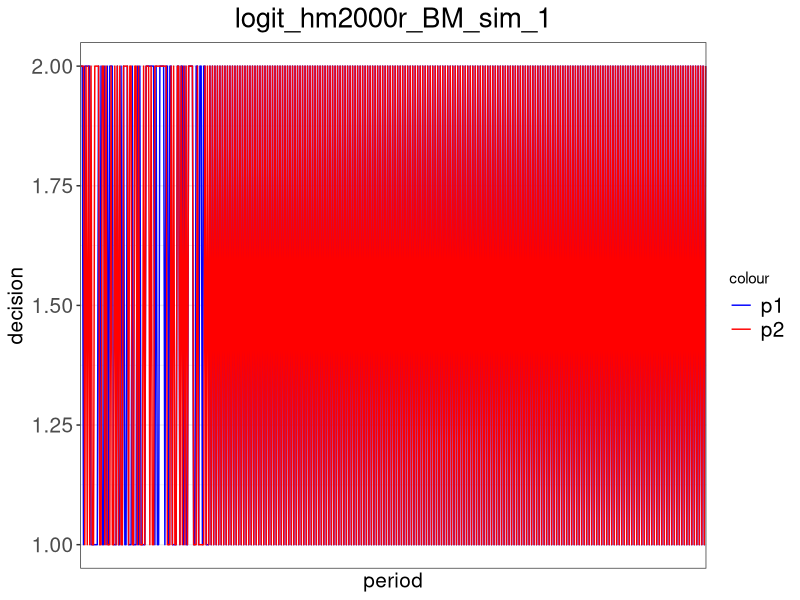
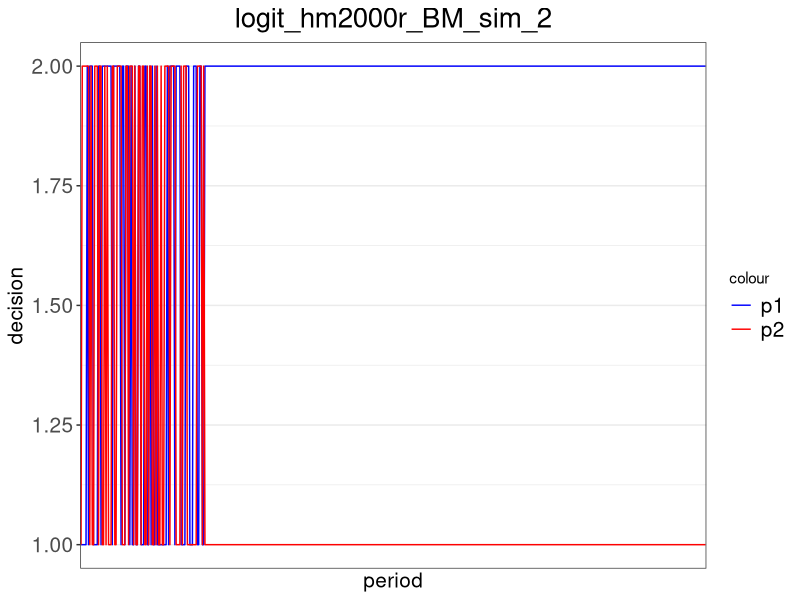
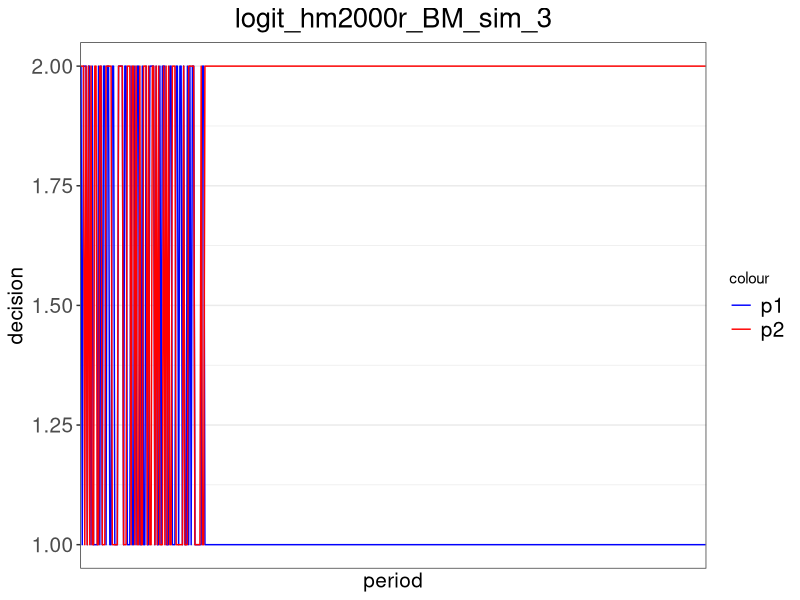
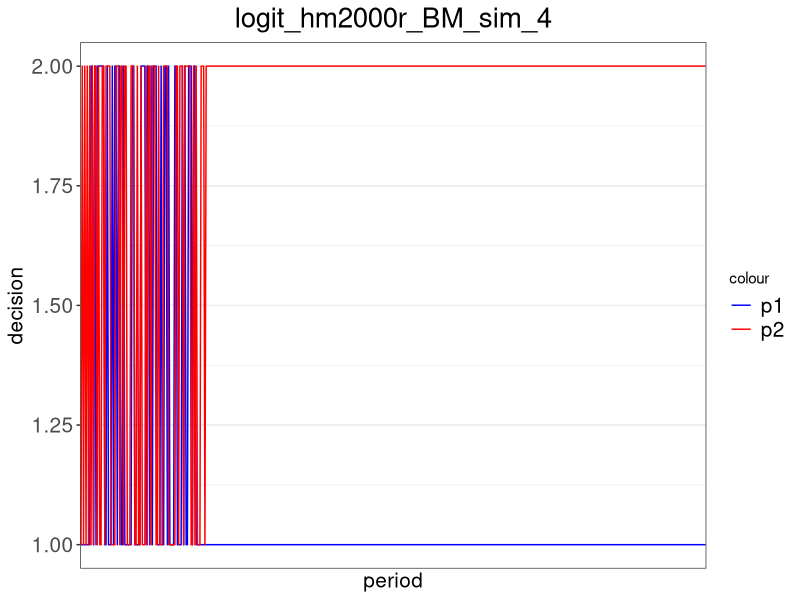
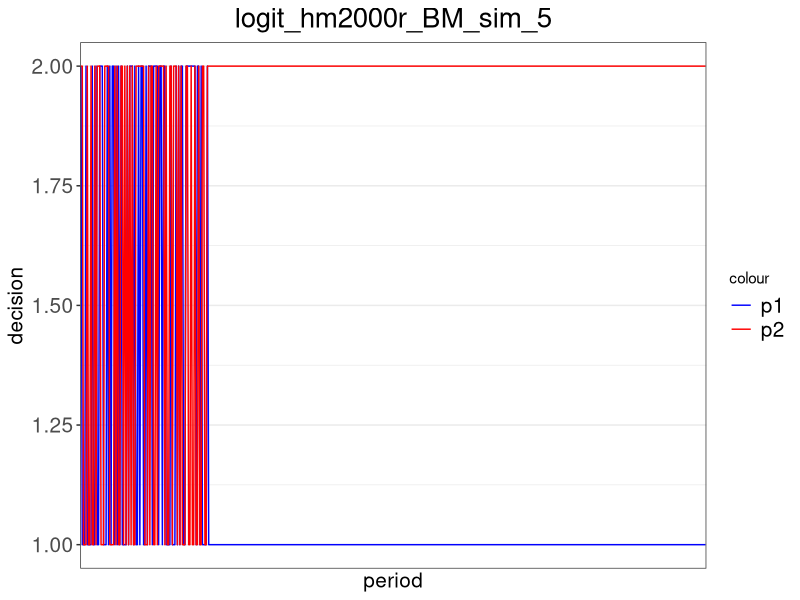
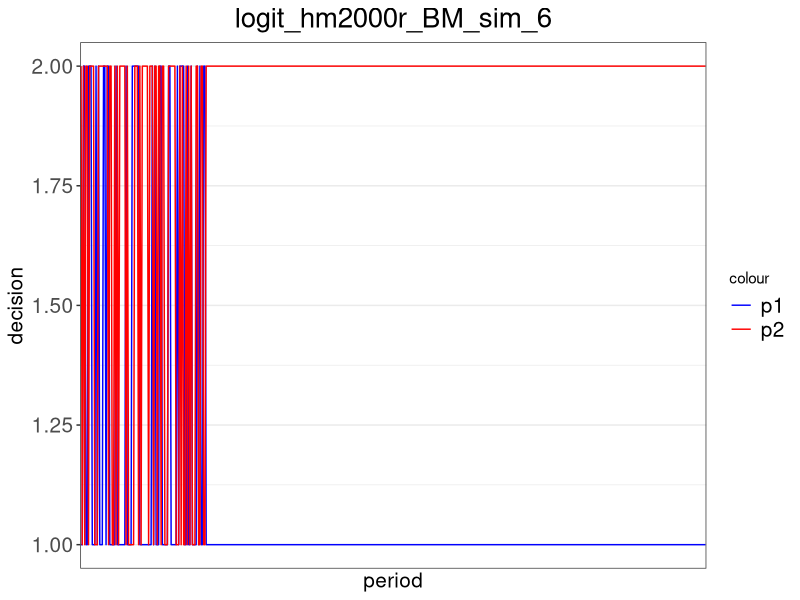
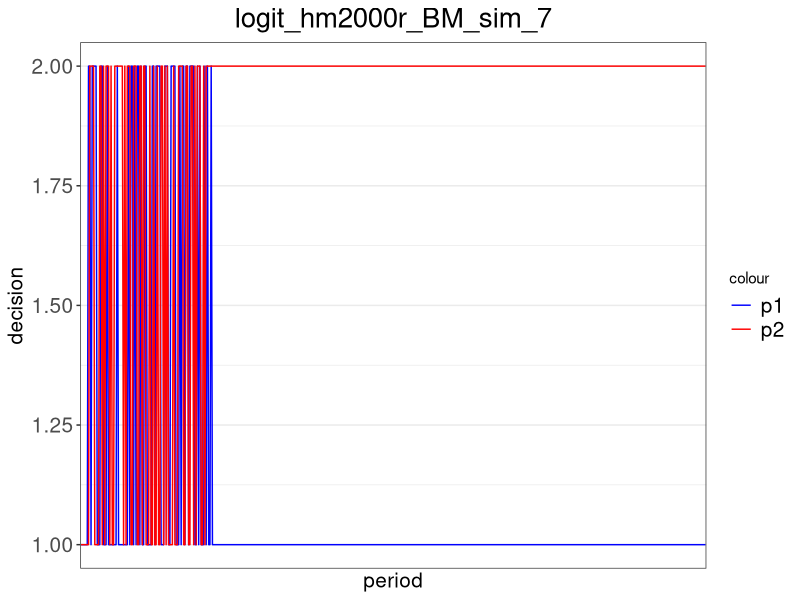
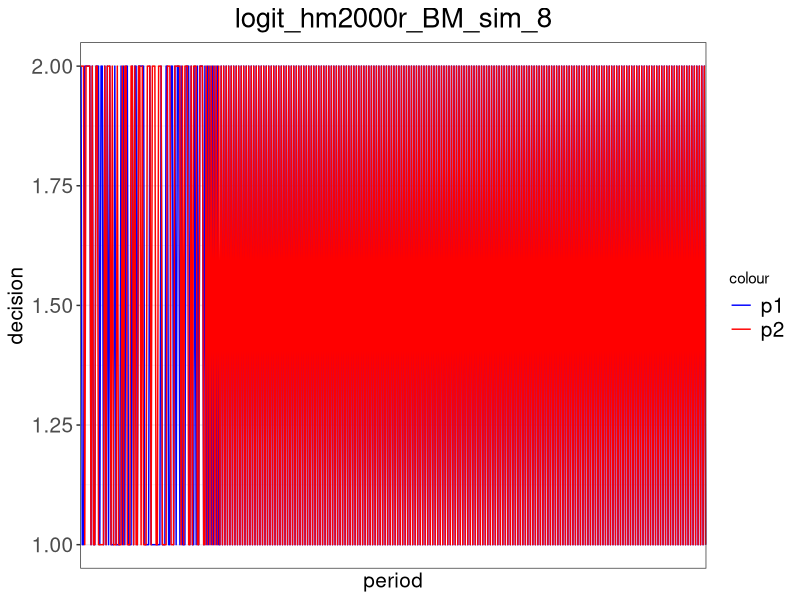

Reproduce these figures in R, in order.
##### Package and Payoff #####
# add package
library(ggplot2)

# set up the payoff matrix
pay_chicken = matrix(c(100,200,600,500),2,2) # payoff matrix 2x2

# build the payoff function (chicken, can be switched to MV)
payoff = function(my_choice, your_choice){
  return(pay_chicken[my_choice, your_choice])
}


##### HM2000 (regret1) #####
# build the regret function for action m (m is 1,2,or 3) under hm2000
regret_hm2000 = function(m, iteration, my_history, your_history){
  
  # calculate the length of history
  len_history = iteration - 1
  
  # get my most recent decision
  lastchoice = my_history[len_history]
  
  # create a regret payoff term
  my_regret = rep(0, len_history)
  
  # loop over previous periods to replace the choice with decision 1
  for (i in 1:len_history){
    if (my_history[i] == lastchoice){
      my_regret[i] = payoff(m, your_history[i])
    }
    else{
      my_regret[i] = payoff(my_history[i], your_history[i])
    }
  }
  
  # calculate and return the regret
  return(mean(my_regret))
}


# build the decision function based on the regret function under hm2000
decision_hm2000 = function(mu, iteration, my_history, your_history){
  
  # get my most recent decision
  lastchoice = my_history[iteration-1]
  
  # compute regret for all possible decisions
  regret1 = regret_hm2000(1, iteration, my_history, your_history)
  regret2 = regret_hm2000(2, iteration, my_history, your_history)
  
  # calculate the decision when my last choice is 1
  if (lastchoice == 1){
    if (regret1 >= regret2){return(1)}
    else{
      # switch with a positive probability from 1 to 2
      seed = runif(1,0,1)
      prob = (regret2-regret1)/mu
      if (seed <= prob){return(2)}
      else{return(1)}
    }
  }
  
  # calculate the decision when my last choice is 2
  if (lastchoice == 2){
    if (regret1 <= regret2){return(2)}
    else{
      # switch with a positive probability from 2 to 1
      seed = runif(1,0,1)
      prob = (regret1-regret2)/mu
      if (seed <= prob){return(1)}
      else{return(2)}
    }
  }
}


# build the decision function based on logit response
decision_hm2000_logit = function(mu, beta, iteration, my_history, your_history){
  
  # compute regret for all possible decisions
  regret1 = regret_hm2000(1, iteration, my_history, your_history)
  regret2 = regret_hm2000(2, iteration, my_history, your_history)
  
  # using logit response to calculate the probability of choosing each strategy
  prob = c(0,0)
  prob[1] = exp(beta[1]*regret1)/(exp(beta[1]*regret1) + exp(beta[2]*regret2))
  prob[2] = exp(beta[2]*regret2)/(exp(beta[1]*regret1) + exp(beta[2]*regret2))
  
  # randomly determine the decision
  seed = runif(1,0,1)
  if (seed <= prob[1]){return(1)}
  else{return(2)}
}


##### Average Historical Payoff (regret2) #####
# build the regret function for action m (m is 1,2,or 3) under average historical payoff
regret_avgpay = function(m, iteration, my_history, your_history){
  
  # calculate the length of history
  len_history = iteration - 1
  
  # create a regret payoff term
  my_regret = 0
  period = 0
  
  # loop over previous periods to calculate the total historical payoff
  for (i in 1:len_history){
    if (my_history[i] == m){
      my_regret = my_regret + payoff(my_history[i], your_history[i])
      period = period + 1
    }
  }
  
  # return the average historical payoff
  if (period == 0){return(0)}
  else{
    return(my_regret/period)
  }
}


# build the decision function based on the regret function under average historical payoff
decision_avgpay = function(mu, iteration, my_history, your_history){
  
  # get my most recent decision
  lastchoice = my_history[iteration-1]
  
  # compute regret for all possible decisions
  regret1 = regret_avgpay(1, iteration, my_history, your_history)
  regret2 = regret_avgpay(2, iteration, my_history, your_history)
  
  # calculate the decision when my last choice is 1
  if (lastchoice == 1){
    if (regret1 >= regret2){return(1)}
    else{
      # switch with a positive probability from 1 to 2
      seed = runif(1,0,1)
      prob = (regret2-regret1)/mu
      if (seed <= prob){return(2)}
      else{return(1)}
    }
  }
  
  # calculate the decision when my last choice is 2
  if (lastchoice == 2){
    if (regret1 <= regret2){return(2)}
    else{
      # switch with a positive probability from 2 to 1
      seed = runif(1,0,1)
      prob = (regret1-regret2)/mu
      if (seed <= prob){return(1)}
      else{return(2)}
    }
  }
}


# build the decision function based on logit response
decision_avgpay_logit = function(mu, beta, iteration, my_history, your_history){
  
  # compute regret for all possible decisions
  regret1 = regret_avgpay(1, iteration, my_history, your_history)
  regret2 = regret_avgpay(2, iteration, my_history, your_history)
  
  # using logit response to calculate the probability of choosing each strategy
  prob = c(0,0)
  prob[1] = exp(beta[1]*regret1)/(exp(beta[1]*regret1) + exp(beta[2]*regret2))
  prob[2] = exp(beta[2]*regret2)/(exp(beta[1]*regret1) + exp(beta[2]*regret2))
  
  # randomly determine the decision
  seed = runif(1,0,1)
  if (seed <= prob[1]){return(1)}
  else{return(2)}
}


##### HM2000 revised (regret3) #####
# build the regret function for action m (m is 1,2,or 3) under hm2000 revised
regret_hm2000r = function(m, iteration, my_history, your_history){
  
  # calculate the length of history
  len_history = iteration - 1
  
  # get my most recent decision
  lastchoice = my_history[len_history]
  
  # create a regret payoff term
  my_regret = 0
  period = 0
  
  # loop over previous periods to replace the choice with decision 1
  for (i in 1:len_history){
    if (my_history[i] == lastchoice){
      my_regret = my_regret + payoff(m, your_history[i])
      period = period + 1
    }
  }
  
  # calculate and return the regret
  return(my_regret/period)
}


# build the decision function based on the regret function under hm2000 revised
decision_hm2000r = function(mu, iteration, my_history, your_history){
  
  # get my most recent decision
  lastchoice = my_history[iteration-1]
  
  # compute regret for all possible decisions
  regret1 = regret_hm2000r(1, iteration, my_history, your_history)
  regret2 = regret_hm2000r(2, iteration, my_history, your_history)
  
  # calculate the decision when my last choice is 1
  if (lastchoice == 1){
    if (regret1 >= regret2){return(1)}
    else{
      # switch with a positive probability from 1 to 2
      seed = runif(1,0,1)
      prob = (regret2-regret1)/mu
      if (seed <= prob){return(2)}
      else{return(1)}
    }
  }
  
  # calculate the decision when my last choice is 2
  if (lastchoice == 2){
    if (regret1 <= regret2){return(2)}
    else{
      # switch with a positive probability from 2 to 1
      seed = runif(1,0,1)
      prob = (regret1-regret2)/mu
      if (seed <= prob){return(1)}
      else{return(2)}
    }
  }
}


# build the decision function based on logit response
decision_hm2000r_logit = function(mu, beta, iteration, my_history, your_history){
  
  # compute regret for all possible decisions
  regret1 = regret_hm2000r(1, iteration, my_history, your_history)
  regret2 = regret_hm2000r(2, iteration, my_history, your_history)
  
  # using logit response to calculate the probability of choosing each strategy
  prob = c(0,0)
  prob[1] = exp(beta[1]*regret1)/(exp(beta[1]*regret1) + exp(beta[2]*regret2))
  prob[2] = exp(beta[2]*regret2)/(exp(beta[1]*regret1) + exp(beta[2]*regret2))
  
  # randomly determine the decision
  seed = runif(1,0,1)
  if (seed <= prob[1]){return(1)}
  else{return(2)}
}


##### Simulation Output #####
# set up the parameters for the simulation
mu = 1500 # HM2000 probability parameter
n = 500 # number of periods in each simulation
sim = 20 # number of simulations
experiment = 100 # number of experimentation periods where players randomly make decisions

# set up the joint density matrix
joint_density = matrix(c(0,0,0,0),2,2)

# run the simulations
for (s in 1:sim){
  
  # set up the vectors for choices and game parameters
  history_p1 = rep(0, n)
  history_p2 = rep(0, n)
  
  # calculate the experimentation periods with random starting decisions
  history_p1[1:experiment] = sample(1:2, experiment, replace = TRUE)
  history_p2[1:experiment] = sample(1:2, experiment, replace = TRUE)
  
  # calculate the rest of the decisions to n periods
  for (i in (experiment+1):n){
    history_p1[i] = decision_hm2000r_logit(mu, c(1,1), i, history_p1, history_p2)
    history_p2[i] = decision_hm2000r_logit(mu, c(1,1), i, history_p2, history_p1)
    
    # update the joint density matrix
    if (history_p1[i]==1 & history_p2[i]==1){joint_density[1,1]=joint_density[1,1]+1}
    else if (history_p1[i]==1 & history_p2[i]==2){joint_density[1,2]=joint_density[1,2]+1}
    else if (history_p1[i]==2 & history_p2[i]==1){joint_density[2,1]=joint_density[2,1]+1}
    else{joint_density[2,2]=joint_density[2,2]+1}
  }
  
  # create the dataset for figures
  df = data.frame(
    p1_choice = history_p1,
    p2_choice = history_p2,
    period = 1:n
  )
  
  # graph the decision making
  title = paste('logit_hm2000r', 'BM', 'sim', as.character(s), sep = '_')
  file = paste("D:/Dropbox/Working Papers/Correlated Equilibrium/data/simulations/", title, sep = "")
  file = paste(file, ".png", sep = "")
  png(file, width = 400, height = 200)
  
  pic = ggplot(data = df) +
    geom_line(aes(x=period, y=p1_choice, colour='blue')) +
    geom_line(aes(x=period, y=p2_choice, colour='red')) +
    scale_x_discrete(name='period', waiver()) +
    scale_y_continuous(name='decision', limits=c(1,2)) +
    ggtitle(title) + 
    theme_bw() + 
    scale_colour_manual(values=c('blue', 'red'), labels=c('p1', 'p2')) +
    theme(plot.title = element_text(hjust = 0.5, size = 20), legend.text = element_text(size = 15),
          axis.title.x = element_text(size = 15), axis.title.y = element_text(size = 15),
          axis.text.x = element_text(size = 15), axis.text.y = element_text(size = 15))
  
  print(pic)
  dev.off()
  
}

# normalize the joint density matrix
joint_density = round(joint_density/sum(joint_density), 3)
joint_density

